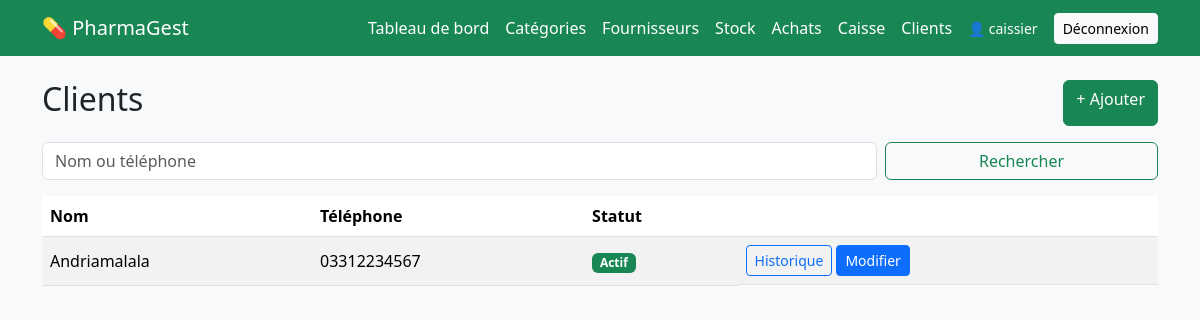
/clients/ (signed in), run on the app's committed database.
### clients/models.py (models this page shows, shortened)
class Client(models.Model):
    nom = models.CharField(max_length=150)
    telephone = models.CharField(max_length=30, blank=True)
    adresse = models.CharField(max_length=255, blank=True)
    actif = models.BooleanField(default=True)
    date_creation = models.DateTimeField(auto_now_add=True)
    class Meta:
        ordering = ["nom"]

### clients/views.py (the view)
# urls.py: path("", views.ClientListView.as_view(), name="client_liste"),
class ClientListView(ListView):
    model = Client
    template_name = "clients/liste.html"
    context_object_name = "clients"
    paginate_by = 10
    def get_queryset(self):
        qs = Client.objects.all()
        q = self.request.GET.get("q", "").strip()
        if q:
            qs = qs.filter(Q(nom__icontains=q) | Q(telephone__icontains=q))
        return qs
    def get_context_data(self, **kwargs):
        ctx = super().get_context_data(**kwargs)
        ctx["q"] = self.request.GET.get("q", "")
        return ctx

### templates/clients/liste.html
{% extends "base.html" %}
{% block content %}
<div class="d-flex justify-content-between mb-3">
  <h2>Clients</h2>
  <a href="{% url 'client_ajouter' %}" class="btn btn-success">+ Ajouter</a>
</div>
<form method="get" class="row g-2 mb-3">
  <div class="col-md-9"><input type="text" name="q" value="{{ q }}" class="form-control" placeholder="Nom ou téléphone"></div>
  <div class="col-md-3"><button class="btn btn-outline-success w-100">Rechercher</button></div>
</form>
<table class="table table-striped bg-white align-middle">
  <thead><tr><th>Nom</th><th>Téléphone</th><th>Statut</th><th></th></tr></thead>
  <tbody>
  {% for c in clients %}
    <tr>
      <td>{{ c.nom }}</td>
      <td>{{ c.telephone|default:"—" }}</td>
      <td>{% if c.actif %}<span class="badge bg-success">Actif</span>{% else %}<span class="badge bg-secondary">Inactif</span>{% endif %}</td>
      <td class="d-flex gap-1">
        <a href="{% url 'client_detail' c.pk %}" class="btn btn-sm btn-outline-primary">Historique</a>
        <a href="{% url 'client_modifier' c.pk %}" class="btn btn-sm btn-primary">Modifier</a>
      </td>
    </tr>
  {% empty %}
    <tr><td colspan="4" class="text-center">Aucun client.</td></tr>
  {% endfor %}
  </tbody>
</table>
{% endblock %}

### templates/base.html (shortened to what this page needs)
<!DOCTYPE html>
<html lang="fr">
<head>
  <link href="https://cdn.jsdelivr.net/npm/bootstrap@5.3.3/dist/css/bootstrap.min.css" rel="stylesheet">
</head>
<body class="bg-light">
<nav class="navbar navbar-dark bg-success mb-4">
  <div class="container">
    <a class="navbar-brand" href="{% url 'medicament_liste' %}">💊 PharmaGest</a>
    <div class="d-flex gap-3 align-items-center flex-wrap">
      <a class="nav-link text-white" href="{% url 'dashboard' %}">Tableau de bord</a>
      <a class="nav-link text-white" href="{% url 'categorie_liste' %}">Catégories</a>
      <a class="nav-link text-white" href="{% url 'fournisseur_liste' %}">Fournisseurs</a>
      <a class="nav-link text-white" href="{% url 'stock_apercu' %}">Stock</a>
      <a class="nav-link text-white" href="{% url 'achat_liste' %}">Achats</a>
      <a class="nav-link text-white" href="{% url 'caisse' %}">Caisse</a>
      <a class="nav-link text-white" href="{% url 'client_liste' %}">Clients</a>
      {% if user.is_authenticated %}
        <span class="text-white small">👤 {{ user.username }}</span>
        <form method="post" action="{% url 'logout' %}" class="m-0">
          <button class="btn btn-light btn-sm">Déconnexion</button>
        </form>
      {% endif %}
    </div>
  </div>
</nav>
<div class="container">
  {% block content %}{% endblock %}
</div>
</body>
</html>

### data on the page
Client: nom "Andriamalala", telephone "03312234567", actif "Actif"

### other printed values
{{ user.username }} "caissier"
